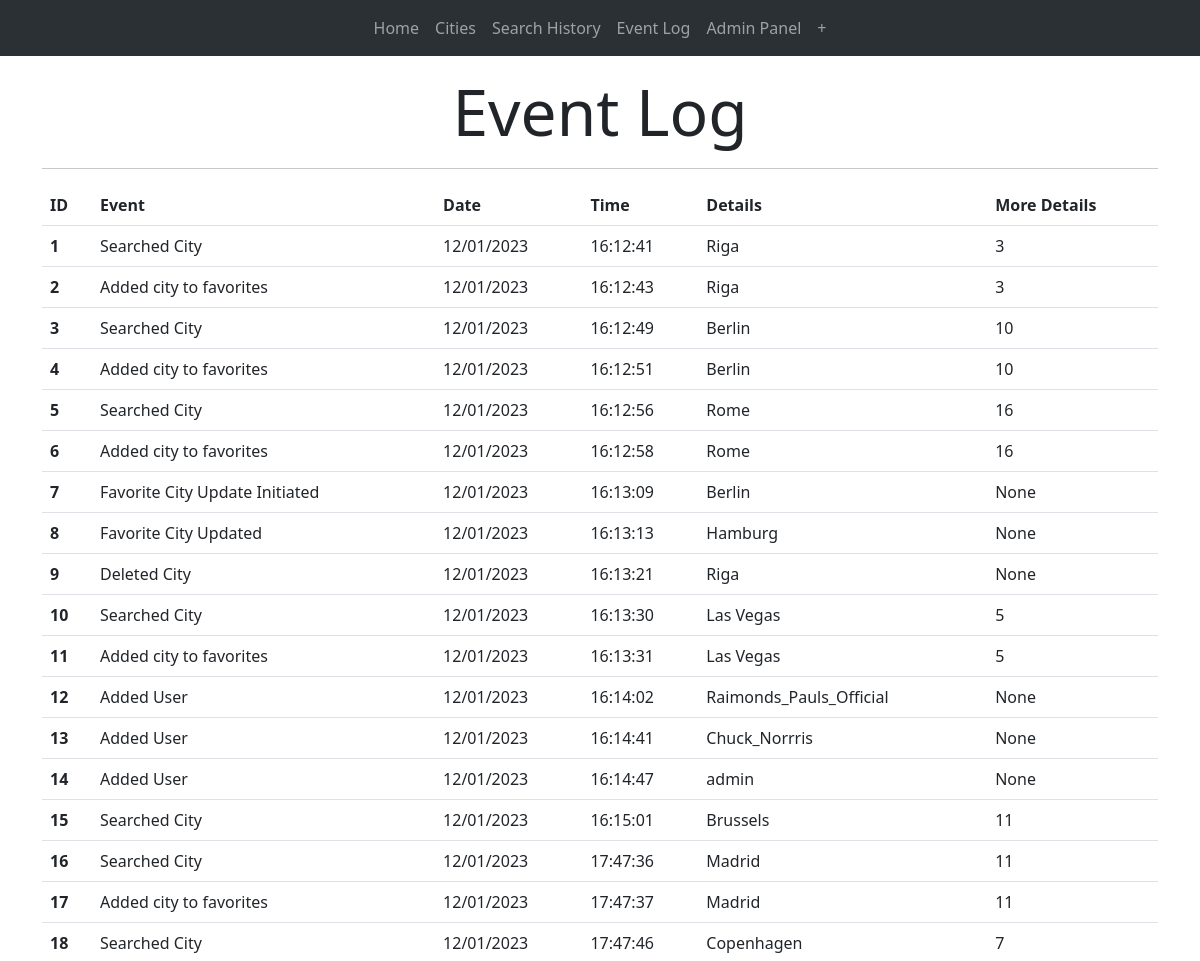
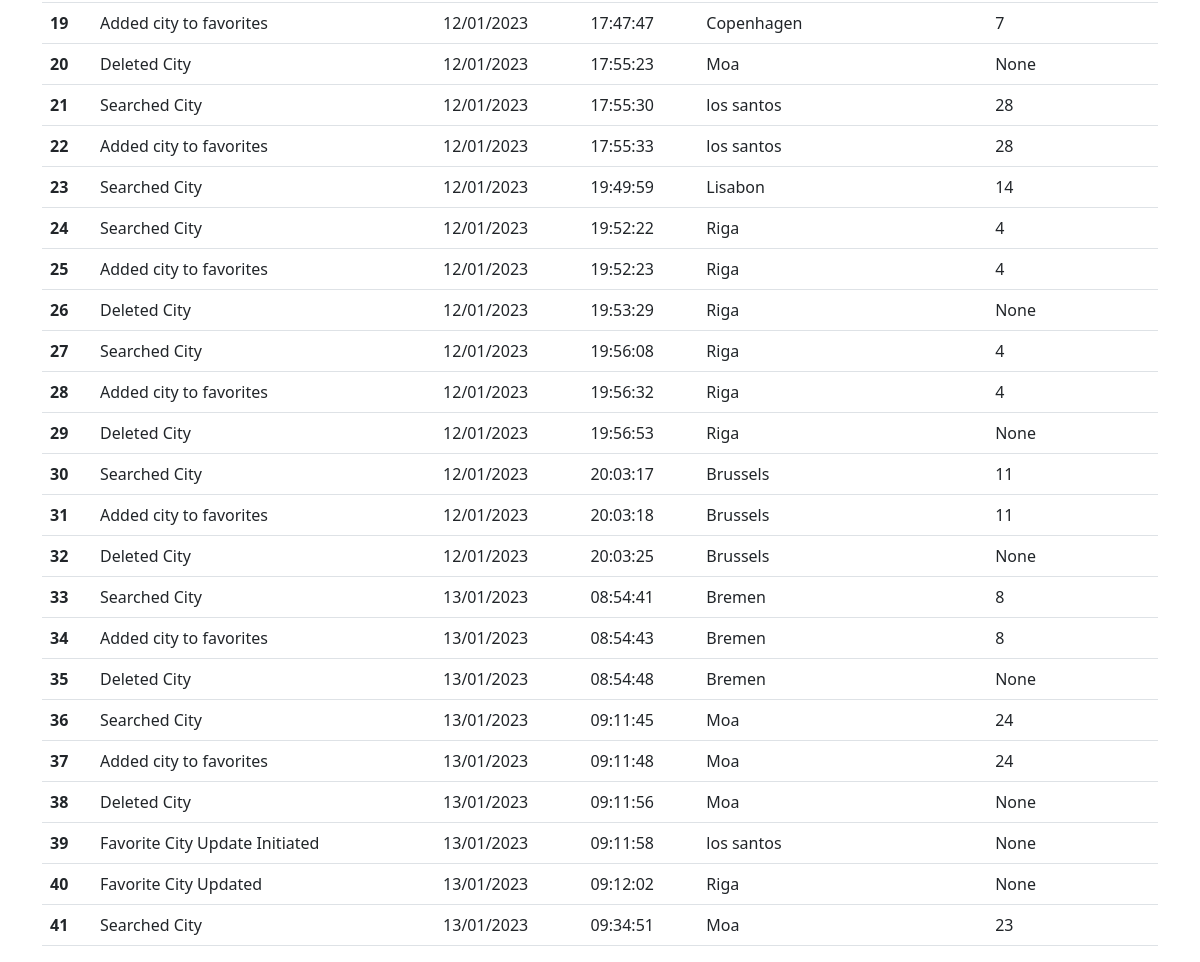
The app's page /eventlog with its own data (2 pictures, top to bottom).
### app.py (models this page shows)
class Weather_search_log(db.Model): # Task 1 Main log, includes Task 3 - Record add/change/delete events
    id = db.Column(db.Integer, primary_key = True, nullable=False)
    log_event = db.Column(db.String)
    date = db.Column(db.String)
    time = db.Column(db.String)
    city = db.Column(db.String)
    temperature = db.Column(db.String)

### app.py (the view)
@app.route("/eventlog") # Log with all history and record add/change/delete events
def eventlog_all_route():
    with app.app_context():
        usrquery = Weather_search_log.query.all()
    return render_template("eventlog.html", usrquery=usrquery)

### templates/eventlog.html (shortened to what this page needs)
{% extends "base.html" %}
{% block main %}
<h1 class="display-3 fw-normal lh-1 mt-4 mb-4 text-center">Event Log</h1>
<hr class="featurette-divider">
<table class="table table-hover">
    <thead>
      <tr>
        <th scope="col">ID</th>
        <th scope="col">Event</th>
        <th scope="col">Date</th>
        <th scope="col">Time</th>
        <th scope="col">Details</th>
        <th scope="col">More Details</th>
      </tr>
    </thead>
    <tbody>
        {% for l in usrquery %}
    <tr>
        <th scope="row">{{ l.id }}</th>
        <td>{{ l.log_event }}</td>
        <td>{{ l.date }}</td>
        <td>{{ l.time}}</td>
        <td>{{ l.city }}</td>
        <td>{{ l.temperature }}</td>
    </tr>
        {% endfor %}
    </tbody>
  </table>
{% endblock %}

### records on screen
Weather_search_log: id "1", log_event "Searched City", date "12/01/2023", time "16:12:41", city "Riga", temperature "3"
Weather_search_log: id "2", log_event "Added city to favorites", date "12/01/2023", time "16:12:43", city "Riga", temperature "3"
Weather_search_log: id "3", log_event "Searched City", date "12/01/2023", time "16:12:49", city "Berlin", temperature "10"
Weather_search_log: id "4", log_event "Added city to favorites", date "12/01/2023", time "16:12:51", city "Berlin", temperature "10"
Weather_search_log: id "5", log_event "Searched City", date "12/01/2023", time "16:12:56", city "Rome", temperature "16"
Weather_search_log: id "6", log_event "Added city to favorites", date "12/01/2023", time "16:12:58", city "Rome", temperature "16"
Weather_search_log: id "7", log_event "Favorite City Update Initiated", date "12/01/2023", time "16:13:09", city "Berlin", temperature "None"
Weather_search_log: id "8", log_event "Favorite City Updated", date "12/01/2023", time "16:13:13", city "Hamburg", temperature "None"
Weather_search_log: id "9", log_event "Deleted City", date "12/01/2023", time "16:13:21", city "Riga", temperature "None"
Weather_search_log: id "10", log_event "Searched City", date "12/01/2023", time "16:13:30", city "Las Vegas", temperature "5"
Weather_search_log: id "11", log_event "Added city to favorites", date "12/01/2023", time "16:13:31", city "Las Vegas", temperature "5"
Weather_search_log: id "12", log_event "Added User", date "12/01/2023", time "16:14:02", city "Raimonds_Pauls_Official", temperature "None"
Weather_search_log: id "13", log_event "Added User", date "12/01/2023", time "16:14:41", city "Chuck_Norrris", temperature "None"
Weather_search_log: id "14", log_event "Added User", date "12/01/2023", time "16:14:47", city "admin", temperature "None"
Weather_search_log: id "15", log_event "Searched City", date "12/01/2023", time "16:15:01", city "Brussels", temperature "11"
Weather_search_log: id "16", log_event "Searched City", date "12/01/2023", time "17:47:36", city "Madrid", temperature "11"
Weather_search_log: id "17", log_event "Added city to favorites", date "12/01/2023", time "17:47:37", city "Madrid", temperature "11"
Weather_search_log: id "18", log_event "Searched City", date "12/01/2023", time "17:47:46", city "Copenhagen", temperature "7"
Weather_search_log: id "19", log_event "Added city to favorites", date "12/01/2023", time "17:47:47", city "Copenhagen", temperature "7"
Weather_search_log: id "20", log_event "Deleted City", date "12/01/2023", time "17:55:23", city "Moa", temperature "None"
Weather_search_log: id "21", log_event "Searched City", date "12/01/2023", time "17:55:30", city "los santos", temperature "28"
Weather_search_log: id "22", log_event "Added city to favorites", date "12/01/2023", time "17:55:33", city "los santos", temperature "28"
Weather_search_log: id "23", log_event "Searched City", date "12/01/2023", time "19:49:59", city "Lisabon", temperature "14"
Weather_search_log: id "24", log_event "Searched City", date "12/01/2023", time "19:52:22", city "Riga", temperature "4"
Weather_search_log: id "25", log_event "Added city to favorites", date "12/01/2023", time "19:52:23", city "Riga", temperature "4"
Weather_search_log: id "26", log_event "Deleted City", date "12/01/2023", time "19:53:29", city "Riga", temperature "None"
Weather_search_log: id "27", log_event "Searched City", date "12/01/2023", time "19:56:08", city "Riga", temperature "4"
Weather_search_log: id "28", log_event "Added city to favorites", date "12/01/2023", time "19:56:32", city "Riga", temperature "4"
Weather_search_log: id "29", log_event "Deleted City", date "12/01/2023", time "19:56:53", city "Riga", temperature "None"
Weather_search_log: id "30", log_event "Searched City", date "12/01/2023", time "20:03:17", city "Brussels", temperature "11"
Weather_search_log: id "31", log_event "Added city to favorites", date "12/01/2023", time "20:03:18", city "Brussels", temperature "11"
Weather_search_log: id "32", log_event "Deleted City", date "12/01/2023", time "20:03:25", city "Brussels", temperature "None"
Weather_search_log: id "33", log_event "Searched City", date "13/01/2023", time "08:54:41", city "Bremen", temperature "8"
Weather_search_log: id "34", log_event "Added city to favorites", date "13/01/2023", time "08:54:43", city "Bremen", temperature "8"
Weather_search_log: id "35", log_event "Deleted City", date "13/01/2023", time "08:54:48", city "Bremen", temperature "None"
Weather_search_log: id "36", log_event "Searched City", date "13/01/2023", time "09:11:45", city "Moa", temperature "24"
Weather_search_log: id "37", log_event "Added city to favorites", date "13/01/2023", time "09:11:48", city "Moa", temperature "24"
Weather_search_log: id "38", log_event "Deleted City", date "13/01/2023", time "09:11:56", city "Moa", temperature "None"
Weather_search_log: id "39", log_event "Favorite City Update Initiated", date "13/01/2023", time "09:11:58", city "los santos", temperature "None"
Weather_search_log: id "40", log_event "Favorite City Updated", date "13/01/2023", time "09:12:02", city "Riga", temperature "None"
Weather_search_log: id "41", log_event "Searched City", date "13/01/2023", time "09:34:51", city "Moa", temperature "23"
